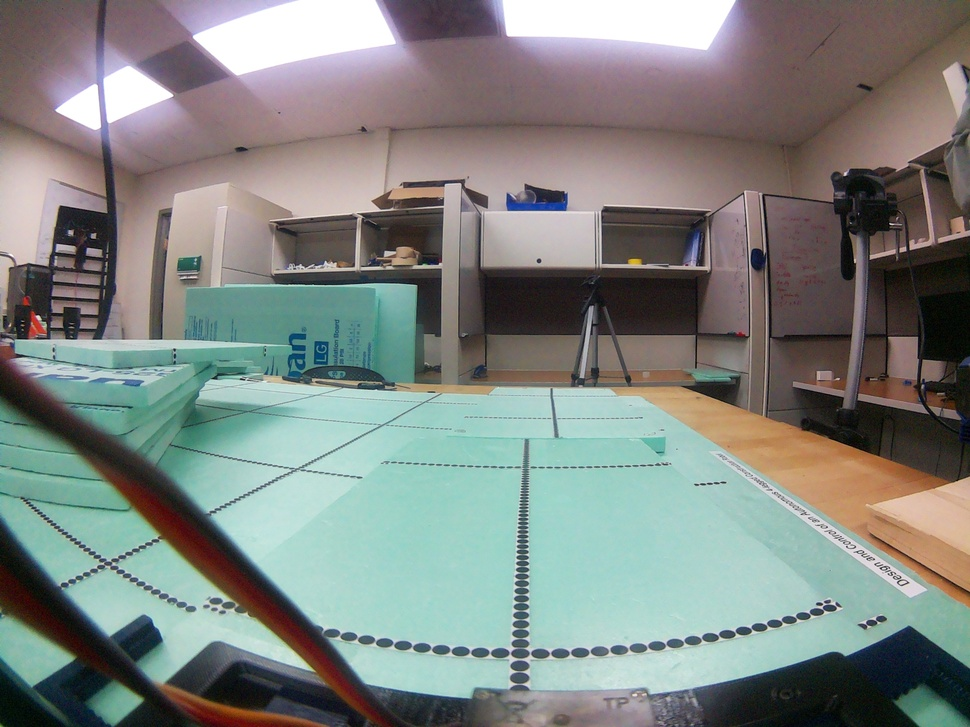
#> input picture capturedImages/image_001.jpg, 970 x 727 px, shrunk from 2592 x 1944 before the run, given in place of the camera
$ python zh_HBVCameraChessboard.py
#> lines starting #> are read from the running program, lines starting #| are printed output that depends on the picture; after the words box and inside, x2 and y2 are one past the last pixel; in counts of white or black regions, pixels touching at a corner belong together
import cv2
import numpy as np

cap = cv2.VideoCapture(0)
cap.set(cv2.CAP_PROP_FRAME_WIDTH, 160)
cap.set(cv2.CAP_PROP_FRAME_HEIGHT, 120)

while True:
    ret, frame = cap.read()
#> frame is the input picture: shape (727, 970, 3); mean B, G, R 129.8, 133.9, 128.2
    if not ret:
        break

    gray = cv2.cvtColor(frame, cv2.COLOR_BGR2GRAY)
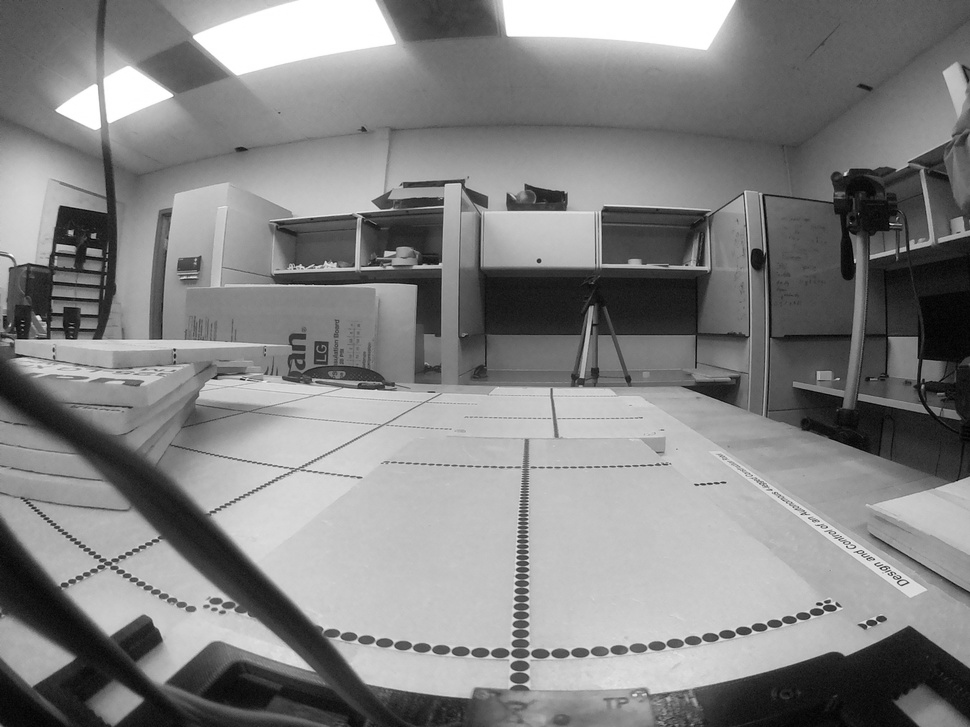
#> gray: shape (727, 970); min 0, max 255, mean 131.8
    gray = cv2.GaussianBlur(gray, (7, 7), 0)
    corners = cv2.goodFeaturesToTrack(gray, maxCorners=4, qualityLevel=0.001, minDistance=30)  # default: quality level is 0.01, minDistance is 10
#> corners = [[37, 317], [515, 638], [525, 684], [539, 260]]

    if corners is not None:
        criteria = (cv2.TERM_CRITERIA_EPS + cv2.TERM_CRITERIA_MAX_ITER, 30, 0.001)
        corners = cv2.cornerSubPix(gray, corners, (5, 5), (-1, -1), criteria)
#> corners = [[37.61, 314.4], [515.6, 638.1], [522.5, 683.9], [538.8, 258.7]]

        corners = np.int0(corners)
#> corners = [[37, 314], [515, 638], [522, 683], [538, 258]]
        for corner in corners:
            x, y = corner.ravel()
            cv2.circle(frame, (x, y), 5, (0, 0, 255), -1)
#> this loop made 4 passes
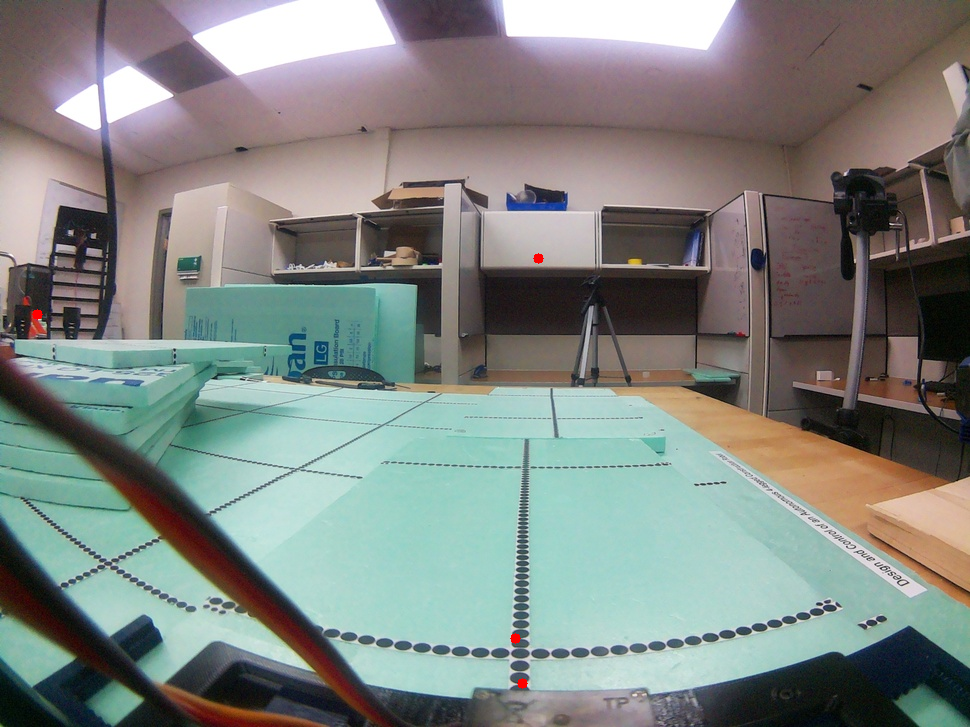
#> frame: shape (727, 970, 3); 0.05% of pixels changed, all inside (x1, y1, x2, y2) = (32, 253, 544, 689)

    cv2.imshow('Video with Corners', frame)

    if cv2.waitKey(1) & 0xFF == ord('q'):
#> (key q is pressed here)
        break

cap.release()
cv2.destroyAllWindows()

$ run again, on capturedImages/image_004.jpg
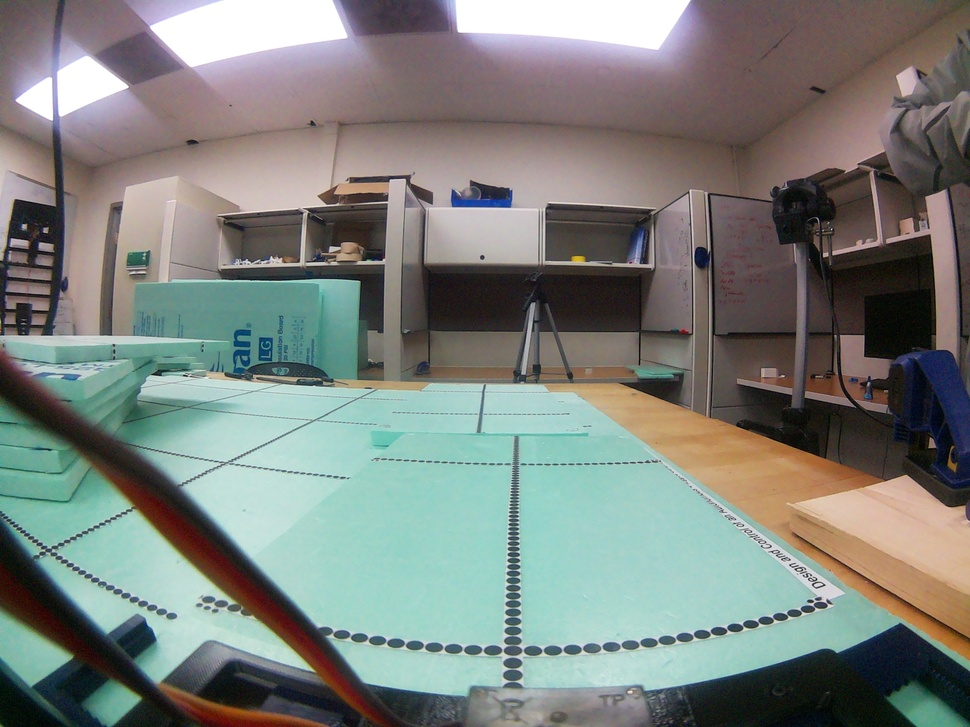
#> input picture capturedImages/image_004.jpg, 970 x 727 px, shrunk from 2592 x 1944 before the run, given in place of the camera
#> frame is the input picture: shape (727, 970, 3); mean B, G, R 125.2, 130.2, 124.7
#> `gray = cv2.cvtColor(frame, cv2.COLOR_BGR2GRAY)`:
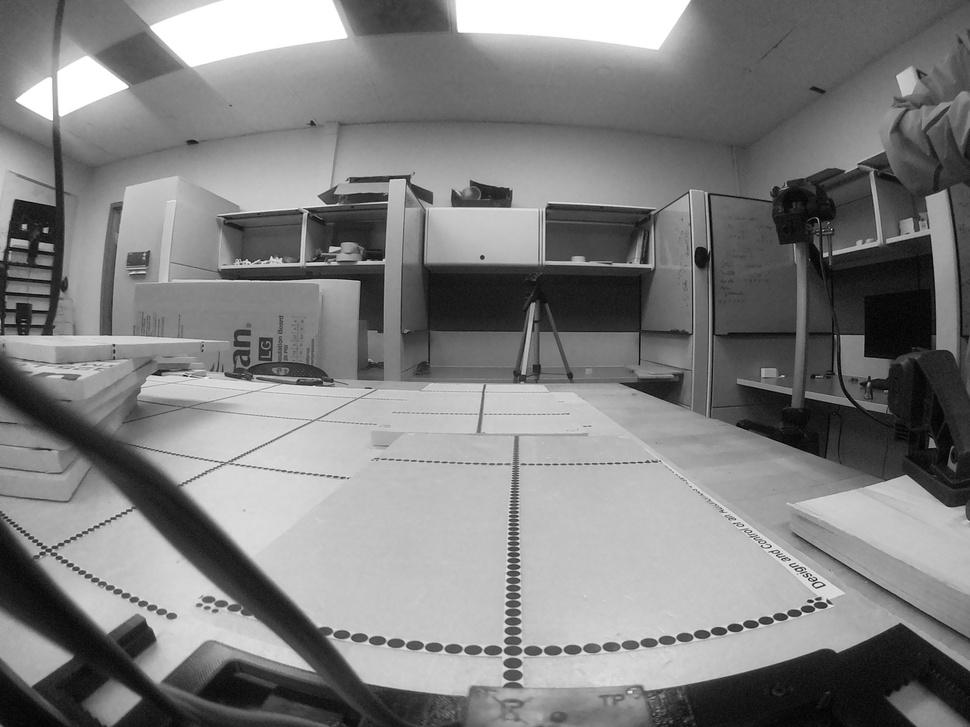
#> gray: shape (727, 970); min 0, max 255, mean 128
#> `corners = cv2.goodFeaturesToTrack(gray, maxCorners=4, qualityLevel=0.0..`: corners = [[507, 681], [808, 601], [824, 255], [518, 584]]
#> `corners = cv2.cornerSubPix(gray, corners, (5, 5), (-1, -1), criteria)`: corners = [[508.5, 681.2], [808, 601], [822.3, 256.5], [518.5, 585.7]]
#> `corners = np.int0(corners)`: corners = [[508, 681], [808, 601], [822, 256], [518, 585]]
#> the loop `for corner in corners:` made 4 passes
#> after the loop `for corner in corners:`:
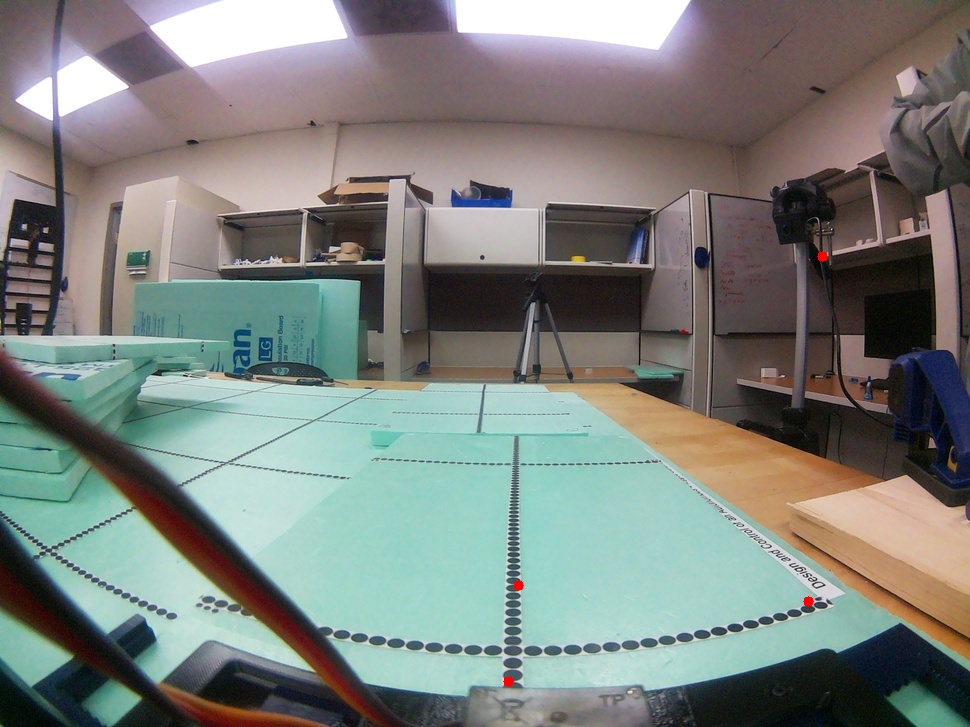
#> frame: shape (727, 970, 3); 0.05% of pixels changed, all inside (x1, y1, x2, y2) = (503, 251, 828, 687)
